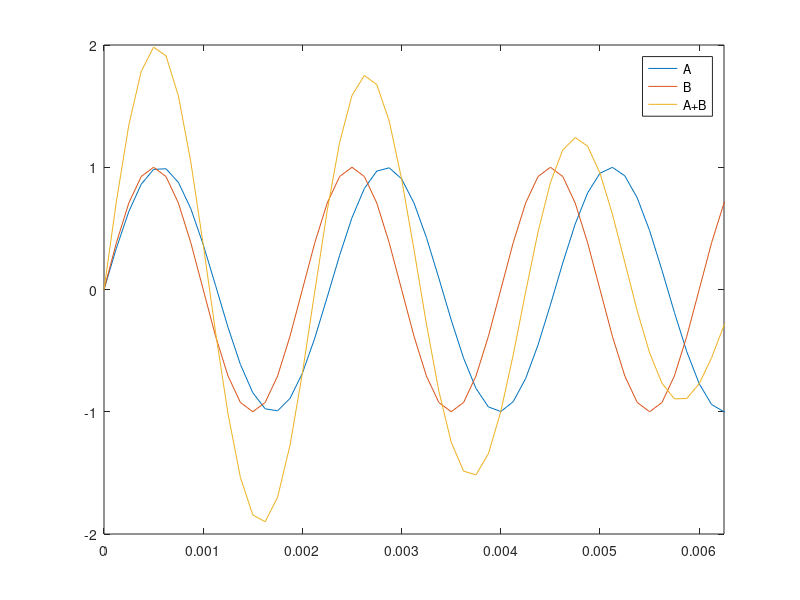

MATLAB code for this plot:
 clear all
 Fs=8000;
 Ts=1/Fs;
 t=[0:Ts:.5];
 
 %%
 % TRUMPET
 F=440; %Frequency of note A is 440 Hz
 A = .35*sin(2*pi*F*t) + .45*sin(2*pi*2*F*t) + .9*sin(2*pi*3*F*t) + .39*sin(2*pi*4*F*t) + .05*sin(2*pi*5*F*t) + .15*sin(2*pi*6*F*t) + .04*sin(2*pi*7*F*t);
 F = 500;
 B = .35*sin(2*pi*F*t) + .45*sin(2*pi*2*F*t) + .9*sin(2*pi*3*F*t) + .39*sin(2*pi*4*F*t) + .05*sin(2*pi*5*F*t) + .15*sin(2*pi*6*F*t) + .04*sin(2*pi*7*F*t);
 F = 400;
 G = .35*sin(2*pi*F*t) + .45*sin(2*pi*2*F*t) + .9*sin(2*pi*3*F*t) + .39*sin(2*pi*4*F*t) + .05*sin(2*pi*5*F*t) + .15*sin(2*pi*6*F*t) + .04*sin(2*pi*7*F*t);
 
 %% 
 % PURE
 F=440; %Frequency of note A is 440 Hz
 A = sin(2*pi*F*t);
 F = 500;
 B = sin(2*pi*F*t);
 F = 400;
 G = sin(2*pi*F*t);
%%
 plot(t, A, t, B, t, A+B)
 legend('A','B','A+B')
 xlim([0 1/160])
 sound([B A G A B B B A A A B B B],Fs);
